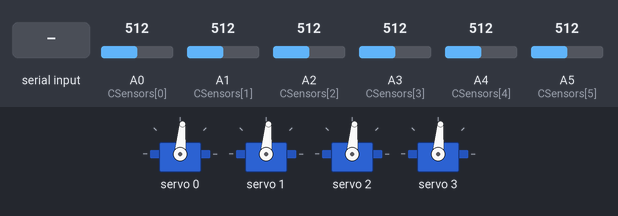
A program run on a simulated Arduino Mega 2560, built with avr-gcc and run on an emulated ATmega2560. Parts: 4 × servo. The test bench sets the inputs (shaded band); at power-on: A0 (CSensors[0]) = 512, A1 (CSensors[1]) = 512, A2 (CSensors[2]) = 512, A3 (CSensors[3]) = 512, A4 (CSensors[4]) = 512, A5 (CSensors[5]) = 512. What the program prints to the serial monitor is not drawn.

Above: at 1.2 s.
1.3 s: "g" received over Serial
At 2.7 s:
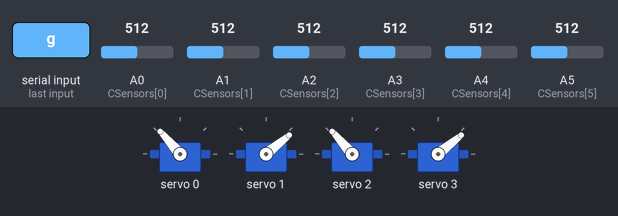
3.8 s: "c" received over Serial
At 5.9 s:
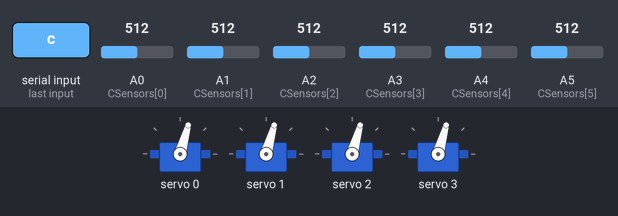
6.3 s: A0 (CSensors[0]) set to 906
9.3 s: A0 (CSensors[0]) set to 936
Timing chart, 0 to 12.3 s (numbered marks = the images above; inputs shaded):
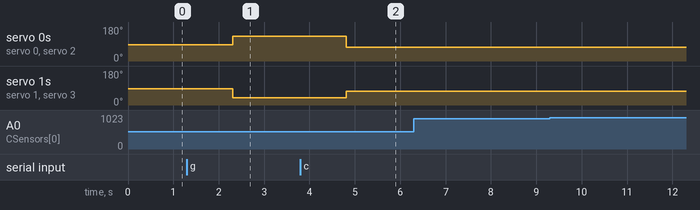

Measured:
- after the input at 1.3 s, servo 0, servo 2: 85° → 131° after 1.0 s; servo 1, servo 3: 85° → 39° after 1.0 s
- after the input at 3.8 s, servo 0, servo 2: 131° → 74° after 1.0 s; servo 1, servo 3: 39° → 74° after 1.0 s

The program:

main.cpp
```cpp
// ------------------------------------------------------------------------------------------ INCLUDES

#include <Arduino.h>
#include "BaseFunctions.h"
#include "LineFollow.h"
#include "Calibration.h"

// ------------------------------------------------------------------------------------------ VARIABLES (GLOBAL)

const int DMotors[4] = {0, 1, 2, 3};						// Drive Motors, pinOut for 16 Channel PWM Servo Driver
const int StraightWeight = 32;								// The right side drives slightly slower than that of the left side, hence the right needs a constant increase in PWM cycles
const int MID = 1278;										// The midpoint for the motors with a PWM frequence of 200
const int MIN = MID-800;									// The minimum PWM HIGH time for the motor to start spinning
const int MAX = MID+800;									// The maximum PWM HIGH time for the motor to continue spinning
const int CSensors[6] = {A0, A1, A2, A3, A4, A5};			// Colour Sensors, pinIn for the Arduino
int CSensorV[6];											// Variable to hold colour sensor readings
const int CLBound = 0;										// ColourLowerBound for the calibration
const int CUBound = 100;									// ColuourUpperBound for the calibration
int InNum[6][2][2];
int CalibrationNum[6][2];

const int RunOut = 0;										// The motor PWM Duty cycles values for debugging
const int ReadCSensorOut = 1;								// The colour sensor values for debugging
const int PIDOut = 1;										// The PID Control Algorithm values for debugging

int mode = 0;												// Variable for the mode we are in

// ------------------------------------------------------------------------------------------ MAIN PROGRAM

void loop() {
	Mode();									// Update the mode we are in

	if(mode == 0) {							// Stop the robot

		Serial.print("Stopped");
		Run(0, 0);
		InitaliseCalibrationNum();

	} else if(mode == 1) {					// The real program for the entire run

		Serial.print("Running");
		ReadCSensorV();
		PID(400, 8, 0, 5);

	} else if(mode == 2) {								// Calibrate the colour sensors

		Serial.print("Calibrating");
		Run(0, 0);
		Calibrate();

	} else {

		Serial.print("Reading");
		ReadCSensorV();
		Run(0, 0);


	}

	Serial.println();						// End of a program cycle
	delay(2);								// Allow motors to reach PWM speed produced by PID algorithm
}
```

BaseFunctions.h
```cpp
#ifndef BaseFunctions
#define BaseFunctions

extern const int DMotors[4];
extern const int MID;
extern const int MIN;
extern const int MAX;
extern const int StraightWeight;
extern const int CSensors[6];
extern int CSensorV[6];
extern const int CLBound;
extern const int CUBound;
extern int InNum[6][2][2];
extern int CalibrationNum[6][2];

extern const int RunOut;
extern const int ReadCSensorOut;
extern const int PIDOut;

extern int mode;

void Mode();
void Run(int v1, int v2);
void ReadCSensorV();

#endif
```

Calibration.h
```cpp
#ifndef Calibration
#define Calibration

void CalibrateCSensorV(int i, int LBound, int UBound);
void InitaliseCalibrationNum();
void Calibrate();

#endif
```

LineFollow.h
```cpp
#ifndef LineFollow
#define LineFollow

void PID(int v, float kp, float ki, float kd);

#endif
```

BaseFunctions.cpp
```cpp
// ------------------------------------------------------------------------------------------ INCLUDES

#include <Arduino.h>
#include <Wire.h>
#include <Adafruit_PWMServoDriver.h>
#include "BaseFunctions.h"
#include "Calibration.h"

Adafruit_PWMServoDriver motor = Adafruit_PWMServoDriver(0x40);

// ------------------------------------------------------------------------------------------ FUNCTIONS

void setup() {
	Serial.begin(115200);
	Serial.println("Starting Program");						// Used to check if there is a program reset that was unintentionally caused by voltage drops from too much current being drawn from the motors

  	motor.begin();
	motor.setPWMFreq(220);
	Run(0, 0);

	for(int i=0; i<6; i++) {
		pinMode(CSensors[i], INPUT);
	}
}

void Mode() {												// Change the mode we are in
	String IncomingByte = "";

	if(Serial.available() > 0) {
    	Serial.print("Reading BYTE");
		IncomingByte = Serial.readString();

		if(IncomingByte == "s") mode = 0;
		if(IncomingByte == "g") mode = 1;
		if(IncomingByte == "c") mode = 2;
		if(IncomingByte == "r") mode = 3;
	}
}

void Run(int v1, int v2) {
	/*
		A simplistic view for the movement of the robot, to help with the readibility of the code.

		This is used as we do not need to account for direction (PWM Duty Cycle), or the orientati
		on of the motor.

		This is simply a speed for the left and right side, with a positive and negative number, r
		epresenting a forwards or backwards spin respectively.
	*/
	motor.setPin(DMotors[0], MID+v1);
	motor.setPin(DMotors[1], MID-v2);
	motor.setPin(DMotors[2], MID+v1);
	motor.setPin(DMotors[3], MID-v2);

	if(RunOut == 1) {
		char Buffer[100];
		sprintf(Buffer, "\t\t %d %d", MID+v1, MID-v1);
		Serial.print(Buffer);
	}
}

void ReadCSensorV() {
	for(int SensorNum=0; SensorNum<6; SensorNum++) {
		CSensorV[SensorNum] = analogRead(CSensors[SensorNum]);
		if(SensorNum==0 || SensorNum==1 || SensorNum==2) CSensorV[SensorNum] = map(CSensorV[SensorNum], 0, 1023, 1023, 0);

		CalibrateCSensorV(SensorNum, CLBound, CUBound);
	}

	if(ReadCSensorOut == 1) {
		char Buffer[100];
		sprintf(Buffer, "\t\tTL:%d\tCL:%d\tBL:%d\tTR:%d\tCR:%d\tBR:%d", CSensorV[0], CSensorV[1], CSensorV[2], CSensorV[3], CSensorV[4], CSensorV[5]);
		Serial.print(Buffer);
	}
}
```

Calibration.cpp
```cpp
// ------------------------------------------------------------------------------------------ INLCUDES

#include <Arduino.h>
#include <EEPROM.h>

/*
	The EEPROM, Electrically Erasable Programmable Read-Only-Memory is included on the Arduino Mega. Th
	is chip is ROM that can be easily changed through the use of code. The Arduino Mega has an EEPROM t
	hat has a size of 4 KB, more than enough for storing a couple numbers.

	However, the EEPROM can only store 8-bit numbers, and our analog colour sensors returns 10-bit numb
	ers. This means that we will need to use 2 addresses to store 1 calibration variable.

	We have 2 calibration numbers (Minimum, Maximum), and 6 sensors in total.
*/

#include "BaseFunctions.h"

// ------------------------------------------------------------------------------------------ FUNCTIONS

void CalibrateCSensorV(int i, int LBound, int UBound) {
	CSensorV[i] = map(CSensorV[i], CalibrationNum[i][1], CalibrationNum[i][0], LBound, UBound);
}

void InitaliseCalibrationNum() {
	for(int SensorNum=0; SensorNum<6; SensorNum++) {
		for(int Extremity=0; Extremity<2; Extremity++) {
			for(int i=0; i<2; i++){
				InNum[SensorNum][Extremity][i] = EEPROM.read(4*SensorNum + 2*Extremity + i);
			}
			InNum[SensorNum][Extremity][1] = InNum[SensorNum][Extremity][1] * 256;
			CalibrationNum[SensorNum][Extremity] = InNum[SensorNum][Extremity][0] + InNum[SensorNum][Extremity][1];
		}
	}
}


void Calibrate() {
																										// Defined variables locally, as having them global would mean that they will take up RAM on the Arduino board.
																										// Force defined all the variables to have placeholder values, so calculations will not go wrong.
	int CSensorExtremity[6][2] = {{512, 512}, {512, 512}, {512, 512}, {512, 512}, {512, 512}, {512, 512}};
	int bits[6][2][10] = {{{0, 0, 0, 0, 0, 0, 0, 0, 0, 0}, {0, 0, 0, 0, 0, 0, 0, 0, 0, 0}}, {{0, 0, 0, 0, 0, 0, 0, 0, 0, 0}, {0, 0, 0, 0, 0, 0, 0, 0, 0, 0}}, {{0, 0, 0, 0, 0, 0, 0, 0, 0, 0}, {0, 0, 0, 0, 0, 0, 0, 0, 0, 0}}, {{0, 0, 0, 0, 0, 0, 0, 0, 0, 0}, {0, 0, 0, 0, 0, 0, 0, 0, 0, 0}}, {{0, 0, 0, 0, 0, 0, 0, 0, 0, 0}, {0, 0, 0, 0, 0, 0, 0, 0, 0, 0}}, {{0, 0, 0, 0, 0, 0, 0, 0, 0, 0}, {0, 0, 0, 0, 0, 0, 0, 0, 0, 0}}};
	int bytes[6][2][2][8] = {{{{0, 0, 0, 0, 0, 0, 0, 0}, {0, 0, 0, 0, 0, 0, 0, 0}}, {{0, 0, 0, 0, 0, 0, 0, 0}, {0, 0, 0, 0, 0, 0, 0, 0}}}, {{{0, 0, 0, 0, 0, 0, 0, 0}, {0, 0, 0, 0, 0, 0, 0, 0}}, {{0, 0, 0, 0, 0, 0, 0, 0}, {0, 0, 0, 0, 0, 0, 0, 0}}}, {{{0, 0, 0, 0, 0, 0, 0, 0}, {0, 0, 0, 0, 0, 0, 0, 0}}, {{0, 0, 0, 0, 0, 0, 0, 0}, {0, 0, 0, 0, 0, 0, 0, 0}}}, {{{0, 0, 0, 0, 0, 0, 0, 0}, {0, 0, 0, 0, 0, 0, 0, 0}}, {{0, 0, 0, 0, 0, 0, 0, 0}, {0, 0, 0, 0, 0, 0, 0, 0}}}, {{{0, 0, 0, 0, 0, 0, 0, 0}, {0, 0, 0, 0, 0, 0, 0, 0}}, {{0, 0, 0, 0, 0, 0, 0, 0}, {0, 0, 0, 0, 0, 0, 0, 0}}}, {{{0, 0, 0, 0, 0, 0, 0, 0}, {0, 0, 0, 0, 0, 0, 0, 0}}, {{0, 0, 0, 0, 0, 0, 0, 0}, {0, 0, 0, 0, 0, 0, 0, 0}}}, };
	int OutNum[6][2][2] = {{{0, 0}, {0, 0}}, {{0, 0}, {0, 0}}, {{0, 0}, {0, 0}}, {{0, 0}, {0, 0}}, {{0, 0}, {0, 0}}, {{0, 0}, {0, 0}}};
	char Buffer[100];
	String IncomingByte = "";

	while(mode == 2) {																					// New subroutine
		Serial.print("Calibrating");

		if(Serial.available() > 0) {
			Serial.print("Reading BYTE");
			IncomingByte = Serial.readString();

			if(IncomingByte == "e") {																	// Exit Calibration


				mode = 0;


			} else if(IncomingByte == "w") {															// Write to EEPROM


				Run(0, 0);
				Serial.println();

				for(int SensorNum=0; SensorNum<6; SensorNum++) {										// For each sensor
					for(int Extremity=0; Extremity<2; Extremity++) {									// For each extremity

						for(int bit=9; bit>=0; bit--) {													// Convert into binary, stored in arrarys
							bits[SensorNum][Extremity][9-bit] = (CSensorExtremity[SensorNum][Extremity] & (1 << bit)) != 0;
						}

																										// Assign into 2 8-bit numbers
						bytes[SensorNum][Extremity][1][6] = bits[SensorNum][Extremity][0];
						bytes[SensorNum][Extremity][1][7] = bits[SensorNum][Extremity][1];
						bytes[SensorNum][Extremity][0][0] = bits[SensorNum][Extremity][2];
						bytes[SensorNum][Extremity][0][1] = bits[SensorNum][Extremity][3];
						bytes[SensorNum][Extremity][0][2] = bits[SensorNum][Extremity][4];
						bytes[SensorNum][Extremity][0][3] = bits[SensorNum][Extremity][5];
						bytes[SensorNum][Extremity][0][4] = bits[SensorNum][Extremity][6];
						bytes[SensorNum][Extremity][0][5] = bits[SensorNum][Extremity][7];
						bytes[SensorNum][Extremity][0][6] = bits[SensorNum][Extremity][8];
						bytes[SensorNum][Extremity][0][7] = bits[SensorNum][Extremity][9];

						for(int i=0; i<2; i++) {														// For both 8-bit numbers
							for(int j=0; j<8; j++) {													// Convert into decimal
								OutNum[SensorNum][Extremity][i] += (1<<j) * bytes[SensorNum][Extremity][i][7-j];
							}
						}
																										// Print for debugging
						sprintf(Buffer, "\t\t\t%d = %d%d%d%d%d%d%d%d%d%d = %d%d%d%d%d%d%d%d + %d%d%d%d%d%d%d%d = %d + %d", CSensorExtremity[SensorNum][Extremity], bits[SensorNum][Extremity][0], bits[SensorNum][Extremity][1], bits[SensorNum][Extremity][2], bits[SensorNum][Extremity][3], bits[SensorNum][Extremity][4], bits[SensorNum][Extremity][5], bits[SensorNum][Extremity][6], bits[SensorNum][Extremity][7], bits[SensorNum][Extremity][8], bits[SensorNum][Extremity][9], bytes[SensorNum][Extremity][0][0], bytes[SensorNum][Extremity][0][1], bytes[SensorNum][Extremity][0][2], bytes[SensorNum][Extremity][0][3], bytes[SensorNum][Extremity][0][4], bytes[SensorNum][Extremity][0][5], bytes[SensorNum][Extremity][0][6], bytes[SensorNum][Extremity][0][7], bytes[SensorNum][Extremity][1][0], bytes[SensorNum][Extremity][1][1], bytes[SensorNum][Extremity][1][2], bytes[SensorNum][Extremity][1][3], bytes[SensorNum][Extremity][1][4], bytes[SensorNum][Extremity][1][5], bytes[SensorNum][Extremity][1][6], bytes[SensorNum][Extremity][1][7], OutNum[SensorNum][Extremity][0], OutNum[SensorNum][Extremity][1]);
						Serial.println(Buffer);
					}
				}

				for(int SensorNum=0; SensorNum<6; SensorNum++) {										// Write to EEPROM
					for(int Extremity=0; Extremity<2; Extremity++) {
						for(int i=0; i<2; i++) {
							EEPROM.write(4*SensorNum + 2*Extremity + i, OutNum[SensorNum][Extremity][i]);		// Compression from a 3d array into a number, 1d array.
						}
					}
					Serial.println();
				}

				mode = 0;
				delay(3000);																			// Pause to check debugging
			}


		} else {																						// Read Colour Sensors


			for(int SensorNum=0; SensorNum<6; SensorNum++) {
				CSensorV[SensorNum] = analogRead(CSensors[SensorNum]);
				if(SensorNum==0 || SensorNum==1 || SensorNum==2) CSensorV[SensorNum] = map(CSensorV[SensorNum], 0, 1023, 1023, 0);

				if(CSensorV[SensorNum] > CSensorExtremity[SensorNum][0]) CSensorExtremity[SensorNum][0] = CSensorV[SensorNum];			// Check if there is a new maximum
				if(CSensorV[SensorNum] < CSensorExtremity[SensorNum][1]) CSensorExtremity[SensorNum][1] = CSensorV[SensorNum];			// Check if there is a new minimum
			}

																										// Print for debugging
			sprintf(Buffer, "\t\t%d %d %d %d %d %d", CSensorExtremity[0][0], CSensorExtremity[1][0], CSensorExtremity[2][0], CSensorExtremity[3][0], CSensorExtremity[4][0], CSensorExtremity[5][0]);
			Serial.print(Buffer);
			sprintf(Buffer, "\t\t%d %d %d %d %d %d", CSensorExtremity[0][1], CSensorExtremity[1][1], CSensorExtremity[2][1], CSensorExtremity[3][1], CSensorExtremity[4][1], CSensorExtremity[5][1]);
			Serial.println(Buffer);

			Run(-100, 100);


		}
	}
} 
```

LineFollow.cpp
```cpp
// ------------------------------------------------------------------------------------------ INCLUDES

#include <Arduino.h>
#include "BaseFunctions.h"
#include "LineFollow.h"

// ------------------------------------------------------------------------------------------ VARIABLES

int Error, LastError, Derivative, Integral;
int Turn, LMotor, RMotor;

// ------------------------------------------------------------------------------------------ FUNCTIONS

void SpeedGuard() {									// Stops the motors from exceeding the allowed PWM Duty cycle lengths
	if (LMotor > MAX-MID) LMotor = MAX-MID;
 	if (RMotor > MAX-MID) RMotor = MAX-MID;
 	if (LMotor < MIN-MID) LMotor = MIN-MID;
  	if (RMotor < MIN-MID) RMotor = MIN-MID;

	if(LMotor > 0) 	LMotor = map(LMotor, 0, 800, 60, 800);
	else			LMotor = map(LMotor, -800, 0, -800, -60);
	if(RMotor > 0) 	RMotor = map(RMotor, 0, 800, 60, 800);
	else			RMotor = map(RMotor, -800, 0, -800, -60);
}

void PID(int v, float kp, float ki, float kd) {
	Error = (CSensorV[0]*1.2 + CSensorV[1] + CSensorV[2]) - (CSensorV[3]*1.2 + CSensorV[4] + CSensorV[5]);
													// Takes a weighted sum of the left and right side to determine a error
	Integral = Error + Integral;					// Adds to the running error, to calculate the size of the turn
	Derivative = Error - LastError;					// Finds the difference between the current error and last error, to see the sharpness of the turn

	Turn = kp*Error + ki*Integral + kd*Derivative;	// Takes the weighted sum of all values
	LMotor = v + Turn;
	RMotor = v - Turn;

	SpeedGuard();

	Run(LMotor, RMotor);
	LastError = Error;								// The last error becomes the current error at the end of this calculation

	if(PIDOut == 1) {								// Debugging
		char Buffer[100];
		sprintf(Buffer, "\t\tError:%d\tIntegral:%d\tDerivative:%d\tLMotor:%d\tRMotor:%d", Error, Integral, Derivative, LMotor, RMotor);
		Serial.print(Buffer);
	}
}
```
